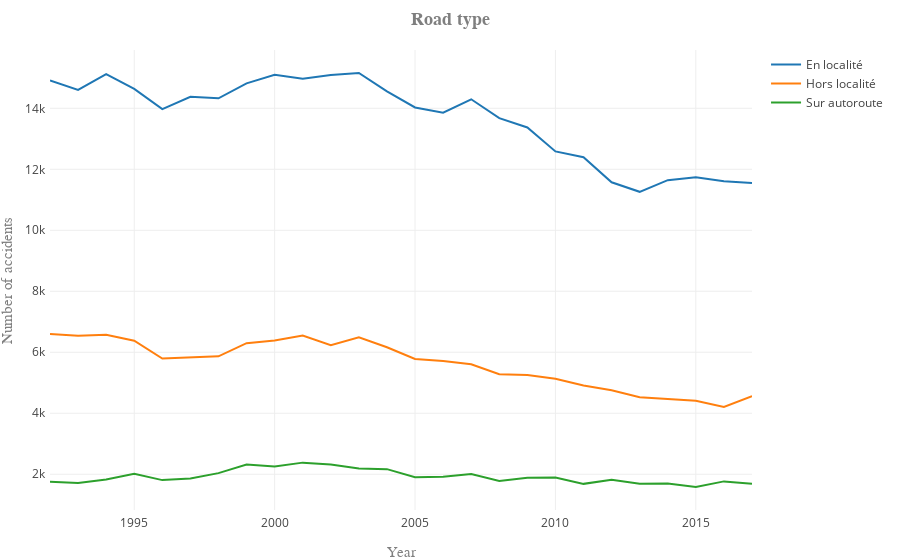

Source (notebook cell):
### Markdown cell above
In this section, we will analyze on which tpe of road the accidents happended. They are separated in three categories, i.e. accidents in localities, out of them or on the highway.

### Code cell
# Get the 'rurality' of the accidents by summing all the accidents by type of road
# Keep the interesting columns, i.e. the different years
req = df_Accident_type_route.groupby(['ruralite']).sum().\
        sort_values(['2017'], ascending=False)\
        [[col for col in df_Accident_type_route.columns if IS_DATE.match(col)]]

# Plot the accidents by road type with our function
plot_dataframe(x=req.columns.values, y=req, title='Road type', xlabel='Year',\
               ylabel='Number of accidents', labels=req.index.values,\
               rotation=45, number_to_plot=None,name_save='accident_road_type')

### Figure 1 — Plotly figure (JSON) as saved in the notebook; plotly's stock layout.template omitted (floating-point values rounded to 4 significant figures)
{"data": [{"name": "En localité", "type": "scatter", "uid": "9e1f8c06-faf0-4e2a-967f-fb74339941d6", "x": ["1992", "1993", "1994", "1995", "1996", "1997", "1998", "1999", "2000", "2001", "2002", "2003", "2004", "2005", "2006", "2007", "2008", "2009", "2010", "2011", "2012", "2013", "2014", "2015", "2016", "2017"], "y": [14915, 14601, 15123, 14635, 13974, 14376, 14329, 14819, 15098, 14966, 15092, 15158, 14558, 14027, 13859, 14296, 13677, 13372, 12587, 12397, 11574, 11262, 11644, 11742, 11606, 11551]}, {"name": "Hors localité", "type": "scatter", "uid": "845dc54a-3b0a-46ef-8777-2003f2aec8e6", "x": ["1992", "1993", "1994", "1995", "1996", "1997", "1998", "1999", "2000", "2001", "2002", "2003", "2004", "2005", "2006", "2007", "2008", "2009", "2010", "2011", "2012", "2013", "2014", "2015", "2016", "2017"], "y": [6601, 6540, 6576, 6378, 5796, 5837, 5866, 6299, 6383, 6549, 6233, 6494, 6166, 5779, 5710, 5606, 5280, 5251, 5129, 4908, 4754, 4522, 4466, 4412, 4205, 4562]}, {"name": "Sur autoroute", "type": "scatter", "uid": "f1f30198-8904-47b6-afdc-d8e9380f65e8", "x": ["1992", "1993", "1994", "1995", "1996", "1997", "1998", "1999", "2000", "2001", "2002", "2003", "2004", "2005", "2006", "2007", "2008", "2009", "2010", "2011", "2012", "2013", "2014", "2015", "2016", "2017"], "y": [1756, 1711, 1828, 2017, 1808, 1862, 2037, 2316, 2256, 2381, 2322, 2188, 2167, 1900, 1922, 2009, 1779, 1883, 1893, 1685, 1820, 1689, 1693, 1582, 1766, 1686]}], "layout": {"margin": {"b": 50, "l": 50, "pad": 4, "r": 50, "t": 50}, "title": "<b>Road type</b>", "titlefont": {"color": "#7f7f7f", "family": "Courier New, monospace", "size": 18}, "xaxis": {"title": "Year", "titlefont": {"color": "#7f7f7f", "family": "Courier New, monospace", "size": 15}}, "yaxis": {"title": "Number of accidents", "titlefont": {"color": "#7f7f7f", "family": "Courier New, monospace", "size": 15}}}}
